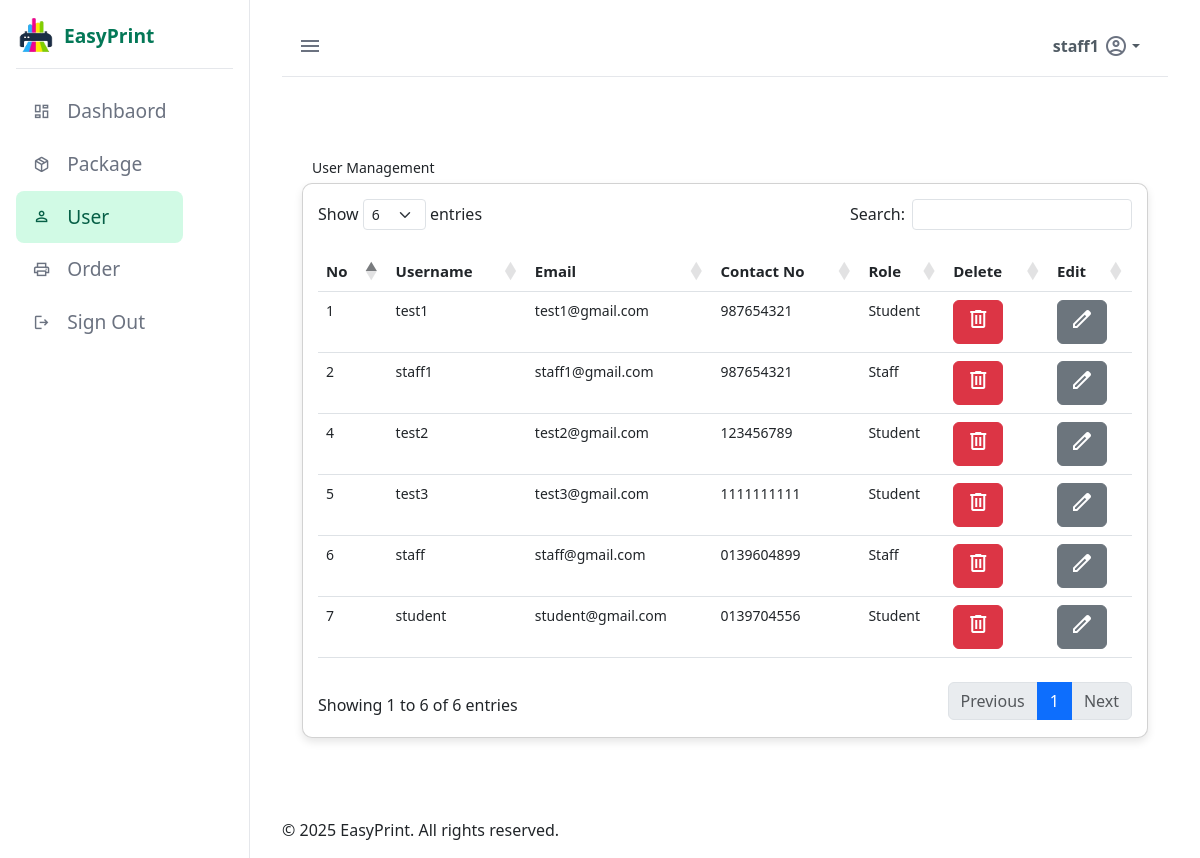
Page /code/userManagement.php (signed in) on the committed database.
### tables this page shows
CREATE TABLE `user` (
  `userID` int(11) NOT NULL,
  `password` varchar(32) NOT NULL,
  `username` varchar(100) NOT NULL,
  `email` varchar(100) NOT NULL,
  `contactNum` varchar(20) NOT NULL,
  `studentID` varchar(10) NOT NULL,
  `role` varchar(100) NOT NULL
);

### code/userManagement.php (the view, shortened to what this page needs)
<?php
@include '../link/db_connect.php';
$query = "SELECT * FROM user";
$result = mysqli_query($conn, $query);
?>
<!DOCTYPE html>
<html lang="en">
<head>
    <link rel="stylesheet" type="text/css" href="../link/style.css">
    <link rel="stylesheet" type="text/css" href="userManagement.css">
    <link href="https://cdn.jsdelivr.net/npm/bootstrap@5.3.3/dist/css/bootstrap.min.css" rel="stylesheet">
    <link rel="stylesheet" href="https://cdn.datatables.net/1.13.4/css/dataTables.bootstrap5.min.css" />
</head>
<body>
    <?php include '../link/sidebarStaff.php'; ?>
    <?php include '../link/headerStaff.php'; ?>
    <div class="main_content">
        <div class="text">
            <span>User Management</span>
        </div>
        <div class="card">
            <div class="table-responsive">
                <table id="myTable" class="table table-hover pt-3 pb-3">
                    <thead class="thead-color">
                        <tr>
                            <th scope="col">No</th>
                            <th scope="col">Username</th>
                            <th scope="col">Email</th>
                            <th scope="col">Contact No</th>
                            <th scope="col">Role</th>
                            <th scope="col">Delete</th>
                            <th scope="col">Edit</th>
                        </tr>
                    </thead>
                    <tbody class="tbody-color">
                        <?php while ($row = mysqli_fetch_assoc($result)) { ?>
                            <tr>
                                <td><?= $row['userID']; ?></td>
                                <td><?= $row['username']; ?></td>
                                <td><?= $row['email']; ?></td>
                                <td><?= $row['contactNum']; ?></td>
                                <td><?= $row['role']; ?></td>
                                <td>
                                    <a href="deleteUser.php?userID=<?= $row['userID']; ?>" class="btn btn-danger" onclick="return confirm('Are you sure you want to delete this user?');">
                                        <i class="material-symbols-outlined">delete</i>
                                    </a>
                                </td>
                                <td>
                                    <button type="button" class="btn btn-secondary" data-bs-toggle="modal" data-bs-target="#editModal<?= $row['userID']; ?>">
                                        <i class="material-symbols-outlined">edit</i>
                                    </button>
                                </td>
                            </tr>
                        <?php } ?>
                    </tbody>
                </table>
            </div>
        </div>
    </div>
    <?php include '../link/footer.php'; ?>
</body>
</html>

### link/headerStaff.php (shortened to what this page needs)
<?php
@include '../link/db_connect.php';
$userQuery = "SELECT * FROM user WHERE role = 'Staff' AND userID = " . $_SESSION['userID'];
$userResult = mysqli_query($conn, $userQuery);
$user['username'] = '';
$user['email'] = '';
$user['contactNum'] = '';
if (mysqli_num_rows($userResult) > 0) {
    while ($row = mysqli_fetch_assoc($userResult)) {
        $user['username'] = $row['username'];
        $user['email'] = $row['email'];
        $user['contactNum'] = $row['contactNum'];
    }
} else {
}
?>
<div class="main ">
    <div class="top z-3">
        <i id="btn" class="material-symbols-outlined">menu</i>
        <div class="btn-group">
            <button type="button" class="btn btn-primary dropdown-toggle d-flex align-items-center" style="background-color: #ffffff; color:  #505b64; border: none;" data-bs-toggle="dropdown" aria-expanded="false">
                <div class="fw-bolder" style="padding-right: 5px;">
                    <?php echo $user['username']; ?>
                </div>
                <i id="btn" class="material-symbols-outlined">account_circle</i>
            </button>
        </div>
    </div>

### link/style.css (style rules this page uses)
* { margin: 0; padding: 0; box-sizing: border-box; }
:root { --font-family: 'Poppins', sans-serif; --body-color: #f9fafb; --sidebar-color: #ffffff; --primary-color: #047857; --primary-color-dark: #065f46; --primary-color-light: #d1fae5; --text-color: #111827; --text-muted: #6b7280; --border-color: #e5e7eb; }
body { font-family: var(--font-family); background-color: var(--body-color); height: 100vh; overflow: hidden; display: flex; }
.main { flex-grow: 1; padding: 1rem 2rem; transition: all 0.3s; display: flex; flex-direction: column; }
.main .top { display: flex; align-items: center; justify-content: space-between; background-color: var(--sidebar-color); padding: 0.75rem 1rem; border-bottom: 1px solid var(--border-color); }
.main .top #btn { font-size: 1.5rem; cursor: pointer; color: var(--text-muted); }

### code/userManagement.css (style rules this page uses)
.main .main_content { margin-top: 60px; margin-bottom: 60px; height: calc(100vh - 120px); overflow-y: auto; padding: 20px; }
.main_content .text { font-size: 14px; padding-left: 10px; padding-bottom: 5px; color: var(--text-color-light); }
.main_content .card { background-color: #fff; border-radius: 10px; padding: 15px; box-shadow: 0 4px 8px rgba(0, 0, 0, 0.1); }
thead.thead-color tr th { background-color: var(--thead-color); color: var(--text-color-light); font-size: 15px; }
tbody.tbody-color tr td { color: var(--text-color-light); font-size: 14px; }

### rows in the picture
user: username "staff1", userID "2", email "staff1@gmail.com", contactNum "987654321", role "Staff"
user: userID "1", username "test1", email "test1@gmail.com", contactNum "987654321", role "Student"
user: userID "4", username "test2", email "test2@gmail.com", contactNum "123456789", role "Student"
user: userID "5", username "test3", email "test3@gmail.com", contactNum "1111111111", role "Student"
user: userID "6", username "staff", email "staff@gmail.com", contactNum "0139604899", role "Staff"
user: userID "7", username "student", email "student@gmail.com", contactNum "0139704556", role "Student"
